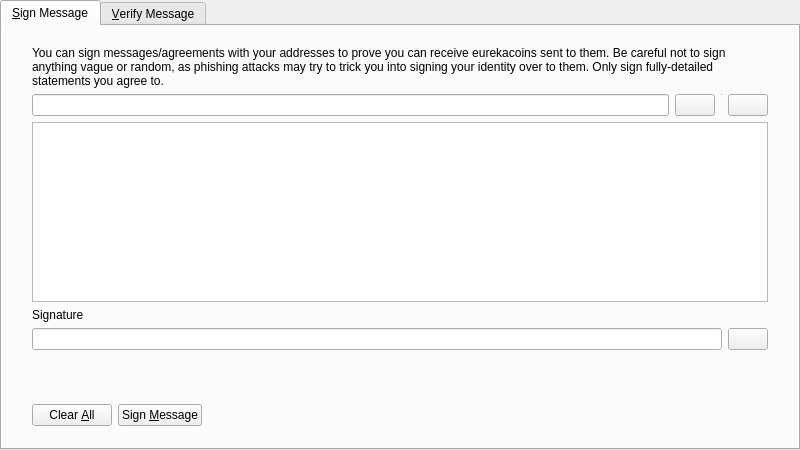
<?xml version="1.0" encoding="UTF-8"?>
<ui version="4.0">
 <class>SignVerifyMessageDialog</class>
 <widget class="QDialog" name="SignVerifyMessageDialog">
  <property name="geometry">
   <rect>
    <x>0</x>
    <y>0</y>
    <width>800</width>
    <height>450</height>
   </rect>
  </property>
  <property name="windowTitle">
   <string>Signatures - Sign / Verify a Message</string>
  </property>
  <property name="modal">
   <bool>true</bool>
  </property>
  <layout class="QVBoxLayout" name="verticalLayout">
   <property name="leftMargin">
    <number>0</number>
   </property>
   <property name="topMargin">
    <number>0</number>
   </property>
   <property name="rightMargin">
    <number>0</number>
   </property>
   <property name="bottomMargin">
    <number>0</number>
   </property>
   <item>
    <widget class="QTabWidget" name="tabWidget">
     <property name="currentIndex">
      <number>0</number>
     </property>
     <widget class="QWidget" name="tabSignMessage">
      <attribute name="title">
       <string>&amp;Sign Message</string>
      </attribute>
      <layout class="QVBoxLayout" name="verticalLayout_SM">
       <property name="leftMargin">
        <number>0</number>
       </property>
       <property name="topMargin">
        <number>0</number>
       </property>
       <property name="rightMargin">
        <number>0</number>
       </property>
       <property name="bottomMargin">
        <number>0</number>
       </property>
       <item>
        <layout class="QVBoxLayout" name="verticalLayout_3">
         <property name="leftMargin">
          <number>30</number>
         </property>
         <property name="topMargin">
          <number>20</number>
         </property>
         <property name="rightMargin">
          <number>30</number>
         </property>
         <property name="bottomMargin">
          <number>20</number>
         </property>
         <item>
          <widget class="QLabel" name="infoLabel_SM">
           <property name="text">
            <string>You can sign messages/agreements with your addresses to prove you can receive eurekacoins sent to them. Be careful not to sign anything vague or random, as phishing attacks may try to trick you into signing your identity over to them. Only sign fully-detailed statements you agree to.</string>
           </property>
           <property name="textFormat">
            <enum>Qt::PlainText</enum>
           </property>
           <property name="wordWrap">
            <bool>true</bool>
           </property>
          </widget>
         </item>
         <item>
          <layout class="QHBoxLayout" name="horizontalLayout_1_SM">
           <property name="spacing">
            <number>6</number>
           </property>
           <item>
            <widget class="QValidatedLineEdit" name="addressIn_SM">
             <property name="toolTip">
              <string>The EurekaCoin address to sign the message with</string>
             </property>
            </widget>
           </item>
           <item>
            <widget class="QPushButton" name="addressBookButton_SM">
             <property name="toolTip">
              <string>Choose previously used address</string>
             </property>
             <property name="text">
              <string/>
             </property>
             <property name="icon">
              <iconset resource="../bitcoin.qrc">
               <normaloff>:/icons/address-book</normaloff>:/icons/address-book</iconset>
             </property>
             <property name="shortcut">
              <string>Alt+A</string>
             </property>
             <property name="autoDefault">
              <bool>false</bool>
             </property>
            </widget>
           </item>
           <item>
            <widget class="Line" name="vLine">
             <property name="maximumSize">
              <size>
               <width>1</width>
               <height>22</height>
              </size>
             </property>
             <property name="orientation">
              <enum>Qt::Vertical</enum>
             </property>
            </widget>
           </item>
           <item>
            <widget class="QPushButton" name="pasteButton_SM">
             <property name="toolTip">
              <string>Paste address from clipboard</string>
             </property>
             <property name="text">
              <string/>
             </property>
             <property name="icon">
              <iconset resource="../bitcoin.qrc">
               <normaloff>:/icons/editpaste</normaloff>:/icons/editpaste</iconset>
             </property>
             <property name="shortcut">
              <string>Alt+P</string>
             </property>
             <property name="autoDefault">
              <bool>false</bool>
             </property>
            </widget>
           </item>
          </layout>
         </item>
         <item>
          <widget class="QPlainTextEdit" name="messageIn_SM">
           <property name="toolTip">
            <string>Enter the message you want to sign here</string>
           </property>
          </widget>
         </item>
         <item>
          <widget class="QLabel" name="signatureLabel_SM">
           <property name="text">
            <string>Signature</string>
           </property>
           <property name="textFormat">
            <enum>Qt::PlainText</enum>
           </property>
          </widget>
         </item>
         <item>
          <layout class="QHBoxLayout" name="horizontalLayout_2_SM">
           <property name="spacing">
            <number>6</number>
           </property>
           <item>
            <widget class="QLineEdit" name="signatureOut_SM">
             <property name="font">
              <font>
               <italic>true</italic>
              </font>
             </property>
             <property name="readOnly">
              <bool>true</bool>
             </property>
            </widget>
           </item>
           <item>
            <widget class="QPushButton" name="copySignatureButton_SM">
             <property name="toolTip">
              <string>Copy the current signature to the system clipboard</string>
             </property>
             <property name="text">
              <string/>
             </property>
             <property name="icon">
              <iconset resource="../bitcoin.qrc">
               <normaloff>:/icons/editcopy</normaloff>:/icons/editcopy</iconset>
             </property>
             <property name="autoDefault">
              <bool>false</bool>
             </property>
            </widget>
           </item>
          </layout>
         </item>
        </layout>
       </item>
       <item>
        <widget class="QWidget" name="buttonsContainerWhite" native="true">
         <layout class="QHBoxLayout" name="horizontalLayout">
          <property name="leftMargin">
           <number>30</number>
          </property>
          <property name="topMargin">
           <number>15</number>
          </property>
          <property name="rightMargin">
           <number>30</number>
          </property>
          <item>
           <widget class="QPushButton" name="clearButton_SM">
            <property name="toolTip">
             <string>Reset all sign message fields</string>
            </property>
            <property name="text">
             <string>Clear &amp;All</string>
            </property>
            <property name="icon">
             <iconset resource="../bitcoin.qrc">
              <normaloff>:/icons/remove</normaloff>:/icons/remove</iconset>
            </property>
            <property name="autoDefault">
             <bool>false</bool>
            </property>
           </widget>
          </item>
          <item>
           <widget class="QPushButton" name="signMessageButton_SM">
            <property name="toolTip">
             <string>Sign the message to prove you own this EurekaCoin address</string>
            </property>
            <property name="text">
             <string>Sign &amp;Message</string>
            </property>
            <property name="icon">
             <iconset resource="../bitcoin.qrc">
              <normaloff>:/icons/edit</normaloff>:/icons/edit</iconset>
            </property>
            <property name="autoDefault">
             <bool>false</bool>
            </property>
           </widget>
          </item>
          <item>
           <spacer name="horizontalSpacer_1_SM">
            <property name="orientation">
             <enum>Qt::Horizontal</enum>
            </property>
            <property name="sizeHint" stdset="0">
             <size>
              <width>40</width>
              <height>48</height>
             </size>
            </property>
           </spacer>
          </item>
          <item>
           <widget class="QLabel" name="statusLabel_SM">
            <property name="font">
             <font>
              <weight>75</weight>
              <bold>true</bold>
             </font>
            </property>
            <property name="text">
             <string/>
            </property>
            <property name="wordWrap">
             <bool>true</bool>
            </property>
           </widget>
          </item>
          <item>
           <spacer name="horizontalSpacer_2_SM">
            <property name="orientation">
             <enum>Qt::Horizontal</enum>
            </property>
            <property name="sizeHint" stdset="0">
             <size>
              <width>40</width>
              <height>48</height>
             </size>
            </property>
           </spacer>
          </item>
         </layout>
        </widget>
       </item>
      </layout>
     </widget>
     <widget class="QWidget" name="tabVerifyMessage">
      <attribute name="title">
       <string>&amp;Verify Message</string>
      </attribute>
      <layout class="QVBoxLayout" name="verticalLayout_VM">
       <property name="leftMargin">
        <number>0</number>
       </property>
       <property name="topMargin">
        <number>0</number>
       </property>
       <property name="rightMargin">
        <number>0</number>
       </property>
       <property name="bottomMargin">
        <number>0</number>
       </property>
       <item>
        <layout class="QVBoxLayout" name="verticalLayout_2">
         <property name="leftMargin">
          <number>30</number>
         </property>
         <property name="topMargin">
          <number>20</number>
         </property>
         <property name="rightMargin">
          <number>30</number>
         </property>
         <property name="bottomMargin">
          <number>20</number>
         </property>
         <item>
          <widget class="QLabel" name="infoLabel_VM">
           <property name="text">
            <string>Enter the receiver's address, message (ensure you copy line breaks, spaces, tabs, etc. exactly) and signature below to verify the message. Be careful not to read more into the signature than what is in the signed message itself, to avoid being tricked by a man-in-the-middle attack. Note that this only proves the signing party receives with the address, it cannot prove sendership of any transaction!</string>
           </property>
           <property name="textFormat">
            <enum>Qt::PlainText</enum>
           </property>
           <property name="alignment">
            <set>Qt::AlignLeading|Qt::AlignLeft|Qt::AlignTop</set>
           </property>
           <property name="wordWrap">
            <bool>true</bool>
           </property>
          </widget>
         </item>
         <item>
          <layout class="QHBoxLayout" name="horizontalLayout_1_VM">
           <property name="spacing">
            <number>6</number>
           </property>
           <item>
            <widget class="QValidatedLineEdit" name="addressIn_VM">
             <property name="toolTip">
              <string>The EurekaCoin address the message was signed with</string>
             </property>
            </widget>
           </item>
           <item>
            <widget class="QPushButton" name="addressBookButton_VM">
             <property name="toolTip">
              <string>Choose previously used address</string>
             </property>
             <property name="text">
              <string/>
             </property>
             <property name="icon">
              <iconset resource="../bitcoin.qrc">
               <normaloff>:/icons/address-book</normaloff>:/icons/address-book</iconset>
             </property>
             <property name="shortcut">
              <string>Alt+A</string>
             </property>
             <property name="autoDefault">
              <bool>false</bool>
             </property>
            </widget>
           </item>
          </layout>
         </item>
         <item>
          <widget class="QPlainTextEdit" name="messageIn_VM"/>
         </item>
         <item>
          <widget class="QValidatedLineEdit" name="signatureIn_VM"/>
         </item>
        </layout>
       </item>
       <item>
        <widget class="QWidget" name="buttonsContainerWhite_" native="true">
         <layout class="QHBoxLayout" name="horizontalLayout_2">
          <property name="leftMargin">
           <number>30</number>
          </property>
          <property name="topMargin">
           <number>15</number>
          </property>
          <property name="rightMargin">
           <number>30</number>
          </property>
          <item>
           <widget class="QPushButton" name="clearButton_VM">
            <property name="toolTip">
             <string>Reset all verify message fields</string>
            </property>
            <property name="text">
             <string>Clear &amp;All</string>
            </property>
            <property name="icon">
             <iconset resource="../bitcoin.qrc">
              <normaloff>:/icons/remove</normaloff>:/icons/remove</iconset>
            </property>
            <property name="autoDefault">
             <bool>false</bool>
            </property>
           </widget>
          </item>
          <item>
           <widget class="QPushButton" name="verifyMessageButton_VM">
            <property name="toolTip">
             <string>Verify the message to ensure it was signed with the specified EurekaCoin address</string>
            </property>
            <property name="text">
             <string>Verify &amp;Message</string>
            </property>
            <property name="icon">
             <iconset resource="../bitcoin.qrc">
              <normaloff>:/icons/transaction_0</normaloff>:/icons/transaction_0</iconset>
            </property>
            <property name="autoDefault">
             <bool>false</bool>
            </property>
           </widget>
          </item>
          <item>
           <spacer name="horizontalSpacer_1_VM">
            <property name="orientation">
             <enum>Qt::Horizontal</enum>
            </property>
            <property name="sizeHint" stdset="0">
             <size>
              <width>40</width>
              <height>48</height>
             </size>
            </property>
           </spacer>
          </item>
          <item>
           <widget class="QLabel" name="statusLabel_VM">
            <property name="font">
             <font>
              <weight>75</weight>
              <bold>true</bold>
             </font>
            </property>
            <property name="text">
             <string/>
            </property>
            <property name="wordWrap">
             <bool>true</bool>
            </property>
           </widget>
          </item>
          <item>
           <spacer name="horizontalSpacer_2_VM">
            <property name="orientation">
             <enum>Qt::Horizontal</enum>
            </property>
            <property name="sizeHint" stdset="0">
             <size>
              <width>40</width>
              <height>48</height>
             </size>
            </property>
           </spacer>
          </item>
         </layout>
        </widget>
       </item>
      </layout>
     </widget>
    </widget>
   </item>
  </layout>
 </widget>
 <customwidgets>
  <customwidget>
   <class>QValidatedLineEdit</class>
   <extends>QLineEdit</extends>
   <header>qvalidatedlineedit.h</header>
  </customwidget>
 </customwidgets>
 <resources>
  <include location="../bitcoin.qrc"/>
 </resources>
 <connections/>
</ui>
